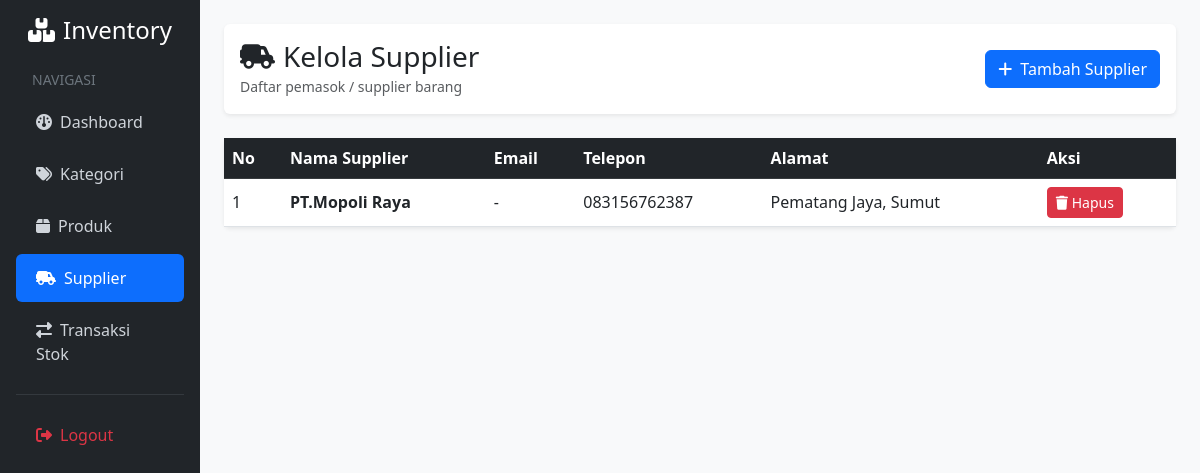
/views/suppliers/index.php (signed in), run on the app's committed database.
### tables this page shows
CREATE TABLE `suppliers` (
  `id` int(11) NOT NULL,
  `name` varchar(100) NOT NULL,
  `email` varchar(100) DEFAULT NULL,
  `phone` varchar(20) DEFAULT NULL,
  `address` text DEFAULT NULL
);

### app/helpers/escape.php (called while the page is built)
<?php
function e($string) {
    return htmlspecialchars($string ?? '', ENT_QUOTES, 'UTF-8');
}

### views/suppliers/index.php (the view, shortened to what this page needs)
<?php
require_once '../../config/database.php';
require_once '../../app/Helpers/escape.php';
$stmt = $pdo->query("SELECT * FROM suppliers ORDER BY id DESC");
$suppliers = $stmt->fetchAll();
?>
<!DOCTYPE html>
<html lang="id">
<head>
    <link href="https://cdn.jsdelivr.net/npm/bootstrap@5.3.0/dist/css/bootstrap.min.css" rel="stylesheet">
    <link rel="stylesheet" href="https://cdnjs.cloudflare.com/ajax/libs/font-awesome/6.4.0/css/all.min.css">
</head>
<body>
<div class="container-fluid">
    <div class="row">
        <nav class="col-md-3 col-lg-2 p-3 sidebar">
            <h4 class="text-white text-center mb-4"><i class="fa-solid fa-boxes-stacked me-2"></i>Inventory</h4>
            <div class="text-secondary small px-3 mb-2">NAVIGASI</div>
            <a href="../dashboard.php"><i class="fa-solid fa-gauge me-2"></i>Dashboard</a>
            <a href="../categories/index.php"><i class="fa-solid fa-tags me-2"></i>Kategori</a>
            <a href="../products/index.php"><i class="fa-solid fa-box me-2"></i>Produk</a>
            <a href="index.php" class="active"><i class="fa-solid fa-truck-field me-2"></i>Supplier</a>
            <a href="../stock/index.php"><i class="fa-solid fa-right-left me-2"></i>Transaksi Stok</a>
            <hr class="text-secondary">
            <a href="../auth/logout.php" class="text-danger"><i class="fa-solid fa-right-from-bracket me-2"></i>Logout</a>
        </nav>
        <main class="col-md-9 col-lg-10 ms-sm-auto px-md-4 py-4">
            <div class="d-flex justify-content-between align-items-center mb-4 bg-white p-3 rounded shadow-sm">
                <div>
                    <h3 class="mb-0"><i class="fa-solid fa-truck-field me-2"></i>Kelola Supplier</h3>
                    <small class="text-muted">Daftar pemasok / supplier barang</small>
                </div>
                <a href="create.php" class="btn btn-primary"><i class="fa-solid fa-plus me-1"></i> Tambah Supplier</a>
            </div>
            <div class="card shadow-sm border-0">
                <div class="card-body p-0">
                    <div class="table-responsive">
                        <table class="table table-hover align-middle mb-0">
                            <thead class="table-dark">
                                <tr>
                                    <th>No</th>
                                    <th>Nama Supplier</th>
                                    <th>Email</th>
                                    <th>Telepon</th>
                                    <th>Alamat</th>
                                    <th>Aksi</th>
                                </tr>
                            </thead>
                            <tbody>
                                <?php if (!empty($suppliers)): ?>
                                    <?php foreach ($suppliers as $index => $s): ?>
                                        <tr>
                                            <td><?= $index + 1 ?></td>
                                            <td><strong><?= e($s['name']) ?></strong></td>
                                            <td><?= e($s['email'] ?? '-') ?></td>
                                            <td><?= e($s['phone'] ?? '-') ?></td>
                                            <td><?= e($s['address'] ?? '-') ?></td>
                                            <td>
                                                <a href="delete.php?id=<?= $s['id'] ?>" class="btn btn-sm btn-danger" onclick="return confirm('Yakin ingin menghapus supplier ini?')"><i class="fa-solid fa-trash"></i> Hapus</a>
                                            </td>
                                        </tr>
                                    <?php endforeach; ?>
                                <?php else: ?>
                                    <tr>
                                        <td colspan="6" class="text-center py-4 text-muted">Belum ada data supplier.</td>
                                    </tr>
                                <?php endif; ?>
                            </tbody>
                        </table>
                    </div>
                </div>
            </div>
        </main>
    </div>
</div>
</body>
</html>

### views/suppliers/index.php (style rules this page uses)
body { background-color: #f8f9fa; }
.sidebar { min-height: 100vh; background-color: #212529; }
.sidebar a { color: #cfd4da; text-decoration: none; padding: 12px 20px; display: block; border-radius: 6px; margin-bottom: 4px; }
.sidebar a:hover, .sidebar a.active { background-color: #0d6efd; color: white; }

### data on the page
suppliers: name "PT.Mopoli Raya", email "-", phone "083156762387", address "Pematang Jaya, Sumut"
